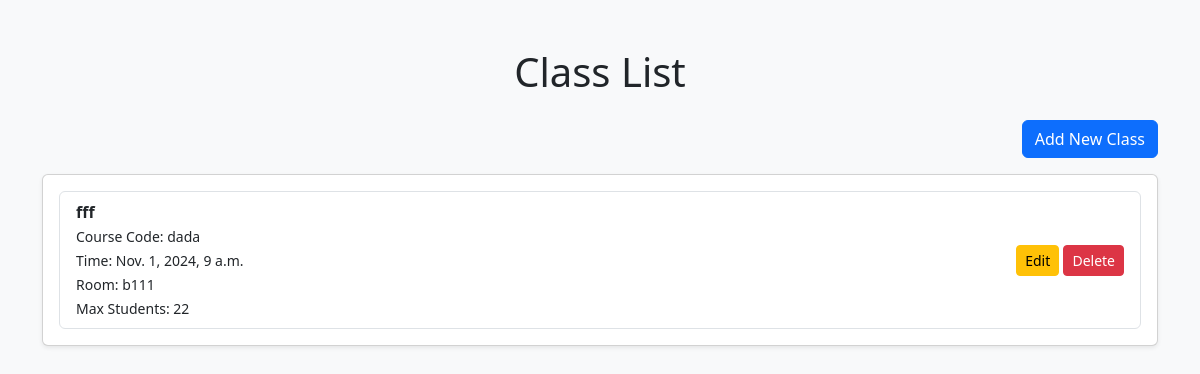
/classes/, run on the app's committed database.
### samsapp/models.py (models this page shows, shortened)
class Class(models.Model):
    class_id = models.AutoField(primary_key=True)  # Automatically increments
    student_id = models.ForeignKey('Student', on_delete=models.CASCADE)  # Relates to the Student model
    course_code = models.CharField(max_length=50)
    class_name = models.CharField(max_length=100)
    class_time = models.DateTimeField()
    room_number = models.CharField(max_length=10)
    max_students = models.IntegerField()

### samsapp/views.py (the view)
# urls.py: path('classes/', views.class_list, name='class_list'),
def class_list(request):
    classes = Class.objects.all()
    return render(request, 'samsapp/class_list.html', {'classes': classes})

### samsapp/templates/samsapp/class_list.html (shortened to what this page needs)
<!DOCTYPE html>
<html lang="en">
<head>
    <link href="https://cdn.jsdelivr.net/npm/bootstrap@5.3.0-alpha1/dist/css/bootstrap.min.css" rel="stylesheet">
</head>
<body class="bg-light">
<div class="container mt-5">
    <h1 class="text-center mb-4">Class List</h1>
    <div class="text-end mb-3">
        <a href="{% url 'class_add' %}" class="btn btn-primary">Add New Class</a>
    </div>
    <div class="card shadow-sm">
        <div class="card-body">
            <ul class="list-group">
                {% for class in classes %}
                    <li class="list-group-item d-flex justify-content-between align-items-center">
                        <div>
                            <strong>{{ class.class_name }}</strong><br>
                            <small>Course Code: {{ class.course_code }}</small><br>
                            <small>Time: {{ class.class_time }}</small><br>
                            <small>Room: {{ class.room_number }}</small><br>
                            <small>Max Students: {{ class.max_students }}</small>
                        </div>
                        <div>
                            <a href="{% url 'class_update' class.class_id %}" class="btn btn-warning btn-sm">Edit</a>
                            <a href="{% url 'class_delete' class.class_id %}" class="btn btn-danger btn-sm">Delete</a>
                        </div>
                    </li>
                {% empty %}
                    <li class="list-group-item text-center">No classes found.</li>
                {% endfor %}
            </ul>
        </div>
    </div>
</div>
</body>
</html>

### data on the page
Class: class_name "fff", course_code "dada", class_time "Nov. 1, 2024, 9 a.m.", room_number "b111", max_students "22"
